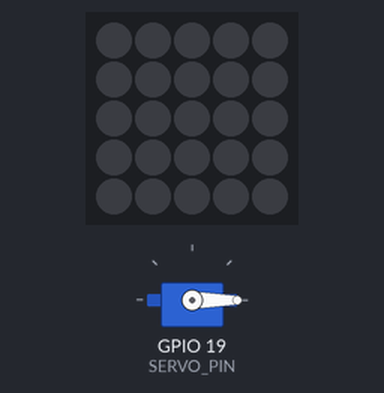
This sketch was run on a simulated ESP32. On the bench: 5×5 RGB LED matrix (first LED top left, wired row by row), servo.

Above: at 0.05 s.
At 2.05 s:
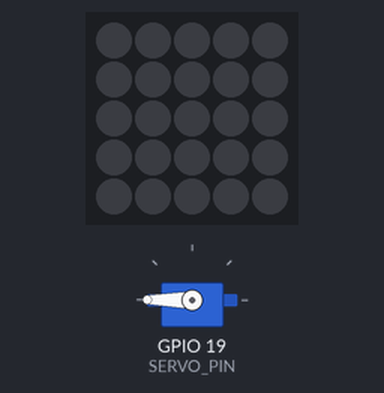
At 4.0 s:
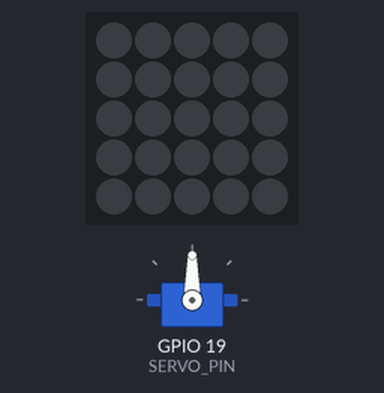
Timing chart, 0 to 5.2 s (numbered marks = the images above):
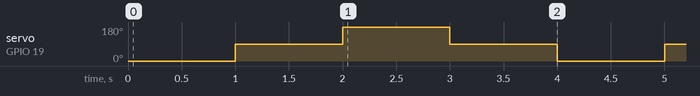

Measured:
- by itself, servo on GPIO 19 (SERVO_PIN): repeats every 4.0 s: 180° 1.0 s, 90° 1.0 s, 0° 1.0 s, 90° 1.0 s

The sketch:

servo.ino
```cpp
#include "M5Atom.h"
#include <ESP32Servo.h>

#define SERVO_PIN 19

Servo sv;

void setup() {
  M5.begin(true, false, true);
  sv.attach(SERVO_PIN);
}

void loop() {
  sv.write(0);
  delay(1000);
  sv.write(90);
  delay(1000);
  sv.write(180);
  delay(1000);
  sv.write(90);
  delay(1000);
}
```
